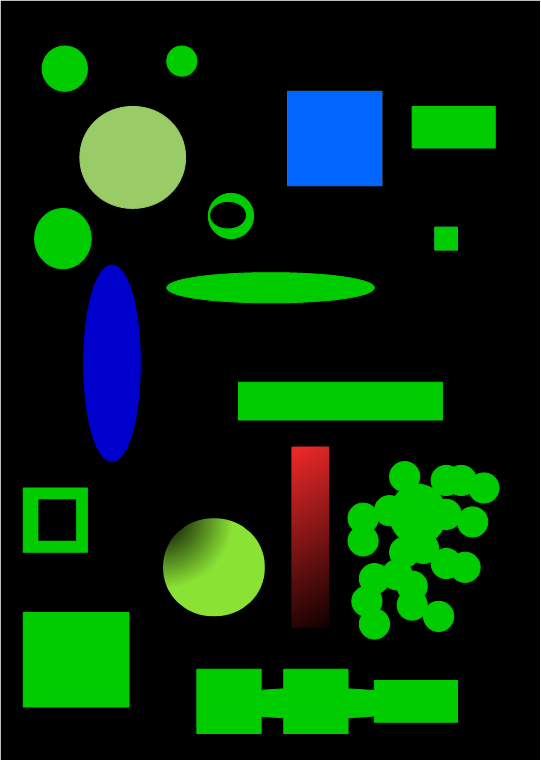
#> input picture img/detect_blob.png, 541 x 760 px, found by its file name
$ python 'course13轮廓.py'   (older library calls are emulated)
#> lines starting #> are read from the running program, lines starting #| are printed output that depends on the picture; after the words box and inside, x2 and y2 are one past the last pixel; in counts of white or black regions, pixels touching at a corner belong together
import cv2 as cv
import numpy as np

src = cv.imread("img\\detect_blob.png")
#> src is the input picture: shape (760, 541, 3); mean B, G, R 14.5, 44, 8.8
cv.imshow("orign",src)


def measure_object(image):
    gray = cv.cvtColor(image,cv.COLOR_BGR2GRAY)
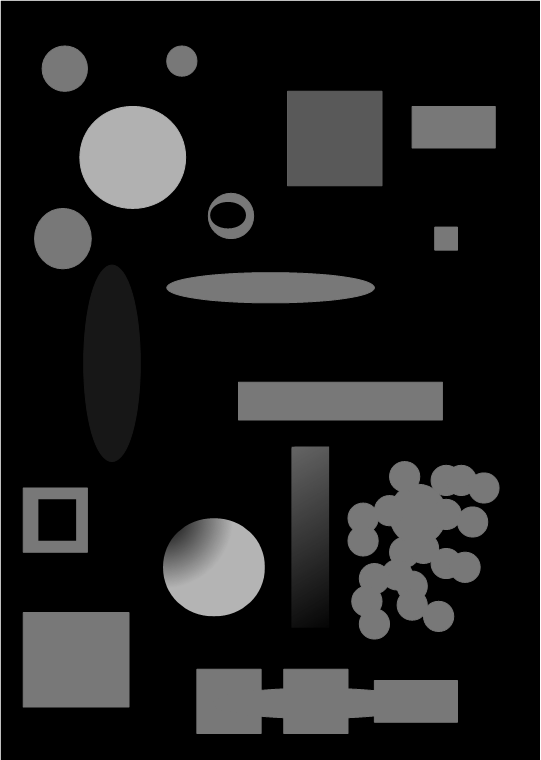
#> gray: shape (760, 541); min 0, max 255, mean 30.1
    #二值化
    ret,binary = cv.threshold(gray, 0, 255, cv.THRESH_OTSU + cv.THRESH_BINARY_INV)
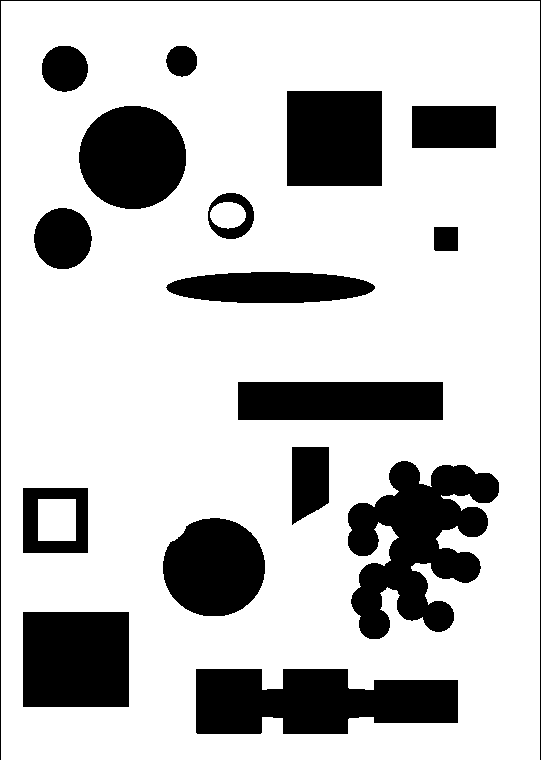
#> binary: shape (760, 541); 77% white; 17 black regions, largest, box (x1, y1, x2, y2) and area: (348, 461, 499, 639) 14998, (196, 669, 458, 734) 13450, (23, 612, 129, 707) 10070
#> ret = 63
    print("threshold value:%s"%ret)
#| threshold value:63.0
    cv.imshow("binary image",binary)
    dst = cv.cvtColor(binary,cv.COLOR_GRAY2BGR)
#> dst: shape (760, 541, 3); 77% white; 17 black regions
    #寻找轮廓
    outImg,contours,hireachy = cv.findContours(binary,cv.RETR_TREE,cv.CHAIN_APPROX_SIMPLE)
#> contours = 19 contours; largest, box (x1, y1, x2, y2) and area: (1, 1, 540, 760) 407804, (347, 460, 500, 640) 15518, (195, 668, 459, 735) 13822, (22, 611, 130, 708) 10270, (286, 90, 383, 187) 9214; hireachy = 19 rows, first 6: [-1, -1, 1, -1], [2, -1, -1, 0], [3, 1, -1, 0], [4, 2, -1, 0], [6, 3, 5, 0], [-1, -1, -1, 4]
    for i,contour in enumerate(contours):
        #计算轮廓面积，也可以用特征矩中的M00
        area = cv.contourArea(contour)
        print("rect area:%s"%area)
        #轮廓周长
        perimeter = cv.arcLength(contour, True)
        print("perimeter:%s"%perimeter)
        #轮廓的外包矩形,(x,y)为矩形的左上角坐标，（h,w）为举行宽高
        x,y,w,h = cv.boundingRect(contour)
        #宽高比
        rate = min(h,w)/max(h,w)
        print("rectangle rate:%s"%rate)
        #特征矩
        mm = cv.moments(contour)
        print(type(mm))#dict字典类型
        #轮廓重心
        cx = mm['m10']/mm['m00']
        cy = mm['m01']/mm['m00']
        #绘制中心黄色
        cv.circle(dst,(np.int(cx),np.int(cy)),3,(0,255,255),-1)
        #绘制矩形轮廓红色
        cv.rectangle(dst,(x,y),(x+w,y+h),(0,0,255),2)
        #轮廓近似
        approxCurve = cv.approxPolyDP(contour,4,True)
        print(approxCurve.shape)
        #绿色画出所有四条边的矩形
        if approxCurve.shape[0]==4:
            cv.drawContours(dst,contours,i,(0,255,0),2)
        #蓝色画出所有圆
        if approxCurve.shape[0]>=6:
            cv.drawContours(dst,contours,i,(255,0,0),2)
#> this loop made 19 passes
#> (area, perimeter, x, y, w, h, rate, cx) on passes 2, 4, 7, 10, 12, 13, 14, 16, 18, 19: (13822, 754.3, 195, 668, 264, 67, 0.254, 315.1), (7995, 337.2, 162, 517, 104, 100, 0.962, 213.9), (15518, 1215.1, 347, 460, 153, 180, 0.85, 417), (5353, 448.9, 165, 271, 211, 33, 0.156, 270.1), (2857, 199.8, 33, 207, 60, 63, 0.952, 62.38), (1747, 155.2, 207, 192, 48, 48, 1, 230.4), (712, 102.1, 210, 202, 36, 27, 0.75, 227.6), (8875.5, 351.9, 78, 105, 109, 105, 0.963, 132.2), (799, 105.7, 165, 45, 33, 33, 1, 181.3), (1746.5, 155.8, 41, 45, 48, 48, 1, 64.3)
#> (area, perimeter, x, y, w, h, rate, cx) on passes 1, 3, 5, 6, 8, 9: (407804, 2592, 1, 1, 539, 759, 0.71, 270), (10270, 403.7, 22, 611, 108, 97, 0.898, 75.5), (4354, 261.7, 22, 487, 67, 67, 1, 55), (1517, 156, 38, 499, 38, 42, 0.905, 56.5), (2577, 218.8, 291, 446, 39, 80, 0.487, 309), (8032, 487.7, 237, 381, 207, 40, 0.193, 340)
#> (printed output is left out)
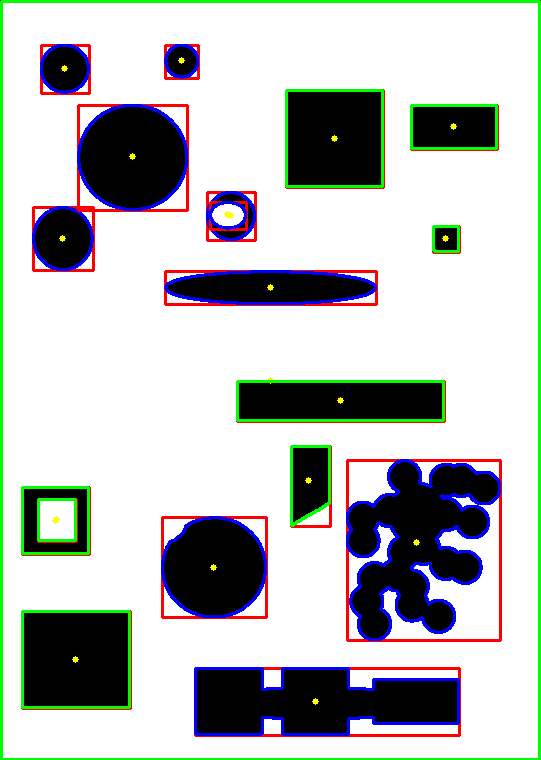
#> dst: shape (760, 541, 3); mean B, G, R 187.6, 189.1, 186
    cv.imshow("dst_image",dst)

def contours_demo(image):
    img = cv.GaussianBlur(image, (3, 3), 0)
    gray = cv.cvtColor(img,cv.COLOR_BGR2GRAY)

    '''
    1.二值化
    ret,binary = cv.threshold(gray,0,255,cv.THRESH_BINARY+cv.THRESH_OTSU)
    cv.imshow("binary",binary)
    '''

    '''
    2.canny边缘检测
    gradx = cv.Sobel(gray, cv.CV_16SC1, 1, 0)
    grady = cv.Sobel(gray, cv.CV_16SC1, 0, 1)
    edge_output = cv.Canny(gradx, grady, 50, 150)
    '''

    binary = cv.Canny(gray,30,100)

    clonImage,contours, hierarchy = cv.findContours(binary,cv.RETR_EXTERNAL,cv.CHAIN_APPROX_SIMPLE)

    cv.drawContours(image,contours,-1,(0,0,255),-1)
    '''
    for i,contour in enumerate(contours):
        cv.drawContours(image,contours,i,(0,0,255),2)
        print(i)
    '''
    cv.imshow("detect contours",image)


measure_object(src)
cv.waitKey(0)
cv.destroyAllWindows()
